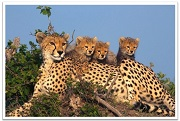
#> input picture _images/Cheetah.jpg, 180 x 121 px, found by its file name
$ jupyter execute DataSet.ipynb
#> lines starting #> are read from the running program, lines starting #| are printed output that depends on the picture
# Dataset

## Table of Introduction in PR
0. [**introduction**](PR_intro.ipynb)
1. [**Dataset**](DataSet.ipynb)
2. [**Model**](Model.ipynb)
3. [**Cost Function**](Cost.ipynb)
4. [**Solution method**](LearningRule.ipynb)

## Sensor Datasets with Feature Extraction
Sensor datasets, recorded by various sensors detecting environmental changes, are crucial for real-time monitoring, decision-making, predictive analysis, and automation.

### Types of Sensors
*Temperature Sensors*: Measure temperature.
*Pressure Sensors*: Detect pressure variations.
*Accelerometers and Gyroscopes*: Measure acceleration and orientation.
*Proximity and Light Sensors*: Detect object presence and light intensity.
*Sound Sensors*: Capture audio signals.
*Chemical Sensors*: Monitor environmental changes.
*GPS Sensors*: Provide location data.
**_Data is not only collected from temperature sensors, but also from other types of sensors that gather information such as text, video, audio, and various environmental parameters._**

Data can exist in any form: text, audio, video, and images

## Feature Extraction
Sensor datasets often contain diverse information collected from various types of sensors.Feature extraction transforms raw sensor data into representative features for analysis, improving data interpretation and prepare for machine learning algorithm.
_For example_, in the following figure, the activity signal introduced in the above section is converted into a feature vector including mean, variance, skewness, and other features.

Activity signal converted into a feature vector (mean, variance, skewness, etc.

### Some Examples of Feature extraction

#### Feature Extraction from Text:
Feature extraction from text involves converting text data into numerical representations that can be used for machine learning models. One common method is using the Term Frequency-Inverse Document Frequency (TF-IDF) approach.

Here’s a simple explanation and Python code to perform TF-IDF feature extraction:

#### Concepts:
*Document*: A piece of text. *Corpus*: A collection of documents. *Term Frequency (TF)*: The frequency of a term 𝑡 in a document 𝑑. *Inverse Document Frequency (IDF)*: Measures how important a term is in the entire corpus.
The TF-IDF value increases with the number of times a term appears in a document but is offset by the frequency of the term in the corpus, to adjust for the fact that some words are generally more common than others.

**Steps to Compute TF-IDF:**
1-Calculate the Term Frequency (TF) for each term in each document.
2-Calculate the Inverse Document Frequency (IDF) for each term.
3-Multiply the TF and IDF values to get the TF-IDF score for each term in each document.

##### TF-IDF Formula
TF-IDF stands for Term Frequency-Inverse Document Frequency. It is a numerical statistic intended to reflect how important a word is to a document in a collection or corpus.

##### Term Frequency (TF)
The term frequency TF(t,d) is the frequency of term t  in document  d.

$$
\text{TF}(t,d) = \frac{\text{Number of times term } t \text{ appears in document } d}{\text{Total number of terms in document } d}
$$

##### Inverse Document Frequency (IDF)

The inverse document frequency IDF(t,D)  measures how important a term is across the entire corpus D .

$$
\text{IDF}(t,D) = \log \left( \frac{N}{|\{d \in D : t \in d\}|} \right)
$$

Where:
-  N is the total number of documents in the corpus. Denumerator is the number of documents where the term  t appears (i.e., the document frequency of the term).

##### TF-IDF Score
The TF-IDF score for a term  t  in a document d is the product of its TF and IDF values.

$$
\text{TF-IDF}(t,d,D) = \text{TF}(t,d) \times \text{IDF}(t,D)
$$

This formula adjusts the term frequency of a word by how rarely it appears in the entire corpus, emphasizing words that are more unique to specific documents.

[cell 1]
from sklearn.feature_extraction.text import TfidfVectorizer

# Sample documents
documents = [
    "If you love God, follow God so that",
    "He may also love you and forgive your sins, ",
    "for He is Forgiving and Merciful.",
    "God has given Him another creation, meaning we have given Him a soul,",
    "and 'I have breathed into him of My spirit.'",
    "Those who have faith have a greater love for God.",
    "I have hastened towards You, my Lord, to seek Your pleasure.",
    "Although interpretation in words is clearer,",
     "love without words is brighter."
    ]

# Create the TfidfVectorizer object
vectorizer = TfidfVectorizer()

# Fit and transform the documents to get the TF-IDF matrix
tfidf_matrix = vectorizer.fit_transform(documents)

# Get the feature names (terms)
feature_names = vectorizer.get_feature_names_out()

# Convert the TF-IDF matrix to a dense format and print it
tfidf_dense = tfidf_matrix.todense()
print("TF-IDF Matrix:\n", tfidf_dense)

# Print the feature names
print("\nFeature Names:\n", feature_names)

**_The point here is that different words like conjunctions and verbs with various tenses are considered as part of the words. such as 'and' 'has' 'have' 'forgive' 'forgiving'_**

### solve this problem

To address the issue of different forms of words (like conjunctions, verbs in various tenses, etc.) being treated as separate terms, we can use techniques such as lemmatization and removing stopwords. Lemmatization reduces words to their base or root form, and removing stopwords eliminates common words that are typically not useful for feature extraction.

Here’s a Python code example using nltk and sklearn to perform these preprocessing steps before applying TF-IDF:
```python
from sklearn.feature_extraction.text import TfidfVectorizer
import nltk
from nltk.corpus import stopwords
from nltk.stem import WordNetLemmatizer
from nltk.tokenize import word_tokenize

# Sample documents
documents = [
    "If you love God, follow God so that",
    "He may also love you and forgive your sins, ",
    "for He is Forgiving and Merciful.",
    "God has given Him another creation, meaning we have given Him a soul,",
    "and 'I have breathed into him of My spirit.'",
    "Those who have faith have a greater love for God.",
    "I have hastened towards You, my Lord, to seek Your pleasure.",
    "Although interpretation in words is clearer,",
     "love without words is brighter."
    ]
# Download NLTK resources (only need to run once)
nltk.download('punkt')
nltk.download('wordnet')
nltk.download('stopwords')

# Initialize the WordNetLemmatizer
lemmatizer = WordNetLemmatizer()

# Get the list of stopwords
stop_words = set(stopwords.words('english'))
def preprocess_text(text):
    # Tokenize the text
    tokens = word_tokenize(text)

    # Lemmatize and remove stopwords
    processed_tokens = [
        lemmatizer.lemmatize(token.lower(), pos='v')  # Specify pos='v' for verbs
        for token in tokens if token.lower() not in stop_words and token.isalnum()
    ]

    # Join tokens back to string
    return ' '.join(processed_tokens)

# Preprocess the documents
preprocessed_documents = [preprocess_text(doc) for doc in documents]

# Create the TfidfVectorizer object
vectorizer = TfidfVectorizer()

# Fit and transform the preprocessed documents to get the TF-IDF matrix
tfidf_matrix = vectorizer.fit_transform(preprocessed_documents)

# Get the feature names (terms)
feature_names = vectorizer.get_feature_names_out()

# Convert the TF-IDF matrix to a dense format and print it
tfidf_dense = tfidf_matrix.todense()

# Print the feature names
print("\nFeature Names:\n", feature_names)
```

### Output is:
Feature Names:
 ['also' 'although' 'another' 'breathe' 'brighter' 'clearer' 'creation'
 'faith' 'follow' 'forgive' 'give' 'god' 'greater' 'hasten'
 'interpretation' 'lord' 'love' 'may' 'mean' 'merciful' 'pleasure' 'seek'
 'sin' 'soul' 'spirit' 'towards' 'without' 'word']

## Feature Extraction from Image:

**_Feature extraction_** from images involves transforming raw image data into a set of representative features that can be used for analysis or machine learning tasks. Some of its stages include:

1. **Preprocessing**
   Before extracting features, it's often necessary to preprocess the images to standardize them and remove noise. Common preprocessing steps include resizing, cropping, normalization, and noise reduction.
2. **Feature Extraction Techniques**
   There are various techniques for extracting features from images. Some popular methods include:

- _Histogram of Oriented Gradients ([HOG](https://en.wikipedia.org/wiki/Histogram_of_oriented_gradients))_
  HOG computes the distribution of gradient orientations in localized portions of an image. It's commonly used for object detection and recognition tasks.
- _Scale-Invariant Feature Transform ([SIFT](https://en.wikipedia.org/wiki/Scale-invariant_feature_transform))_
  SIFT detects and describes local features in an image that are invariant to scale, rotation, and illumination changes. It's widely used in image matching and object recognition.
- Convolutional Neural Networks ([CNNs](https://en.wikipedia.org/wiki/Convolutional_neural_network))
  CNNs are deep learning models that automatically learn hierarchical features from images. They consist of convolutional layers that extract features at different levels of abstraction.

3. **Feature Representation**
   Once features are extracted, they need to be represented in a suitable format for analysis or machine learning algorithms. This could involve reshaping them into vectors or matrices.
4. **Application**
   Extracted features can be used for various tasks such as image classification, object detection, image retrieval, and content-based image retrieval.

**Python Libraries for Image Feature Extraction**
Popular Python *libraries for image feature extraction* include `OpenCV, scikit-image, and TensorFlow`.

Here's a simple example using CV2 to extract HOG features from an image:

[cell 2]
import numpy as np
import cv2
import matplotlib.pyplot as plt

# Load the image
image = cv2.imread(r'IntroductionImages/Cheetah.jpg')
#> image is the input picture: shape (121, 180, 3); mean B, G, R 132.6, 137.8, 141.2

# Check if the image was loaded correctly
if image is None:
    raise FileNotFoundError("Image not found. Please check the file path.")

# Convert to grayscale
image_gray = cv2.cvtColor(image, cv2.COLOR_BGR2GRAY)
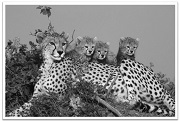
#> image_gray: shape (121, 180); min 1, max 255, mean 138.2

# Initialize the HOG descriptor with default parameters
hog = cv2.HOGDescriptor()

# Compute the HOG features
hog_features = hog.compute(image_gray)

# Visualizing the HOG features
# In this simple example, we will not reshape the HOG features but simply display the original image
# For a detailed and direct visualization of the HOG features, you may need to use more advanced techniques.
height, width=np.shape(image_gray)
#> height = 121; width = 180
aspect_ratio = height / width
#> aspect_ratio = 0.672
hog_size=np.size(hog_features)
#> hog_size = 56700
# Compute new height and width that will fit the HOG size, while keeping aspect ratio
def find_valid_dimensions(hog_size, aspect_ratio):
#> called with hog_size = 56700, aspect_ratio = 0.672
    for h in range(1, hog_size + 1):
        if hog_size % h == 0:  # h must be a divisor of hog_size
            w = hog_size // h
            # Check if the aspect ratio is approximately maintained
            if np.isclose(h / w, aspect_ratio, rtol=0.1):  # Allow some tolerance
                return h, w
#> this loop made 189 passes
#> w on passes 1, 2, 3, 4, 5, 6, 7, 9, 10, 12, 14, 15: 56700, 28350, 18900, 14175, 11340, 9450, 8100, 6300, 5670, 4725, 4050, 3780
    raise ValueError("Could not find valid dimensions for reshaping HOG features.")

# Calculate new dimensions
new_height, new_width = find_valid_dimensions(hog_size, aspect_ratio)
#> new_height = 189; new_width = 300

# Reshape the HOG feature vector
hog_image = np.reshape(hog_features, (new_height, new_width))
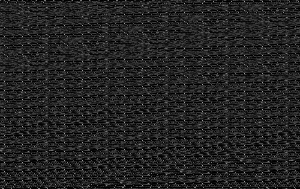
#> hog_image: shape (189, 300) float32; min 0, max 0.639, mean 0.139
hog_image = np.where(hog_image < 0.2 * np.max(hog_image), 0, hog_image)
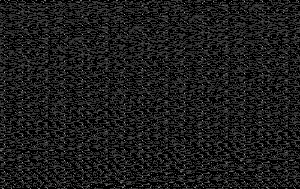
#> hog_image: shape (189, 300) float32; min 0, max 0.639, mean 0.109

hog_image = hog_image / np.max(hog_image) if np.max(hog_image) != 0 else hog_image
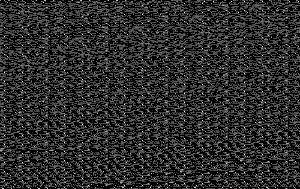
#> hog_image: shape (189, 300) float32; min 0, max 1, mean 0.17


fig, axes = plt.subplots(1, 2, figsize=(12, 6))

# Display original image
axes[0].imshow(cv2.cvtColor(image, cv2.COLOR_BGR2RGB))  # Convert BGR to RGB
axes[0].set_title('Original Image')
axes[0].axis('off')

# Display HOG features
#axes[1].imshow(hog_image, cmap='gray')
axes[1].imshow(hog_image, cmap='gray', interpolation='nearest', vmin=0, vmax=np.max(hog_image))
axes[1].set_title("Reshaped HOG Features")
axes[1].axis('off')

plt.show()
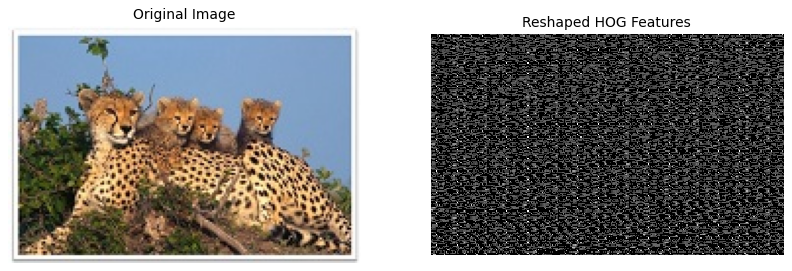
#> figure drawn by matplotlib, 2 panels

print(f"HOG Features shape: {hog_features.shape}")
#| HOG Features shape: (56700,)

$ run again, with _images/12.jpg copied over _images/Cheetah.jpg
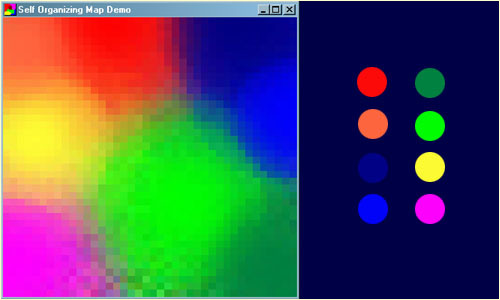
#> input picture _images/12.jpg, 500 x 300 px, found by its file name
#> image is the input picture: shape (300, 500, 3); mean B, G, R 87, 81.7, 76.6
#> `image_gray = cv2.cvtColor(image, cv2.COLOR_BGR2GRAY)`:
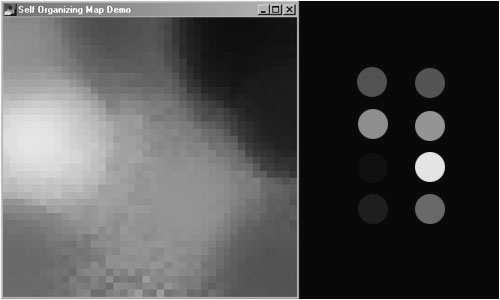
#> image_gray: shape (300, 500); min 3, max 255, mean 80.8
#> hog_size = 4573800
#> the loop in find_valid_dimensions, `for h in range(1, hog_size + 1):` made 1575 passes
#> w on passes 1 to 8: 4573800, 2286900, 1524600, 1143450, 914760, 762300, 653400, 571725
#> new_height = 1575; new_width = 2904
#> `plt.show()`:
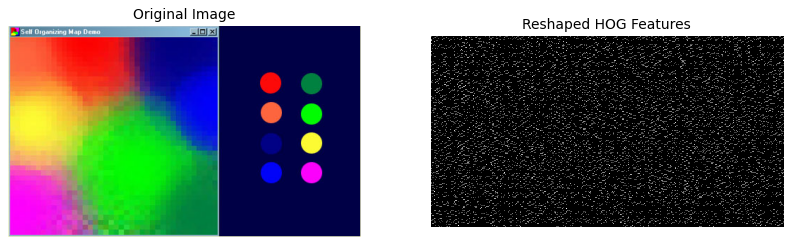
#> figure drawn by matplotlib, 2 panels
#| HOG Features shape: (4573800,)
